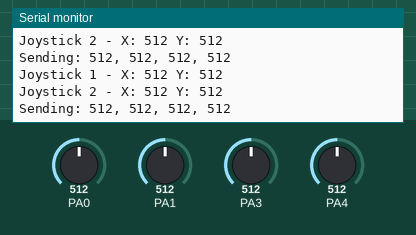
This sketch was run on a simulated STM32 Blue Pill. On the bench: the last lines printed to the serial monitor. The test bench sets the inputs (shaded band); at power-on: PA0 = 512, PA1 = 512, PA3 = 512, PA4 = 512. No radio packets arrive unless stated.

Above: at 1.2 s.
1.3 s: PA0 set to 716
At 2.26 s:
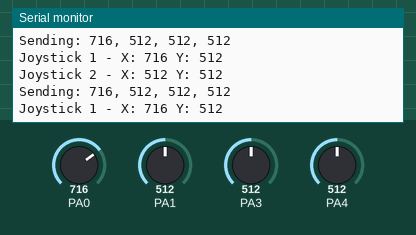
2.8 s: PA1 set to 716
At 2.88 s:
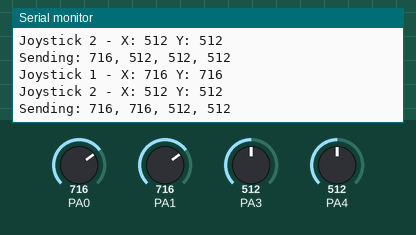
4.3 s: PA3 set to 716
At 4.31 s:
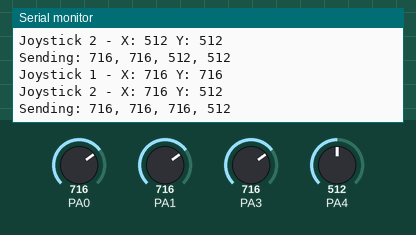
5.8 s: PA4 set to 716
At 5.85 s:
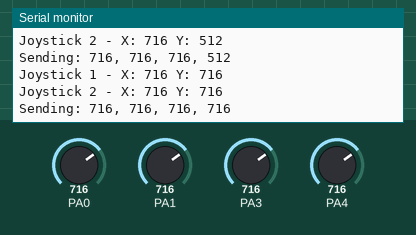
7.3 s: PA0 set to 992
At 7.39 s:
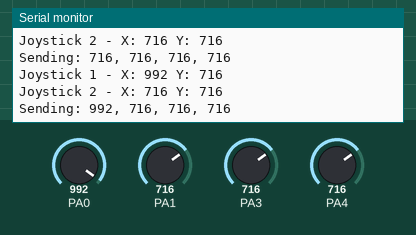
8.8 s: PA1 set to 992
At 8.82 s:
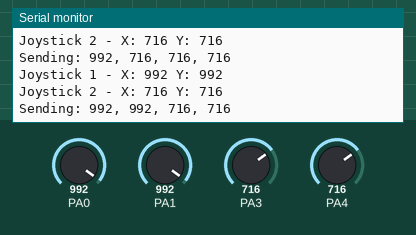
Timing chart, 0 to 11.3 s (numbered marks = the images above; inputs shaded):
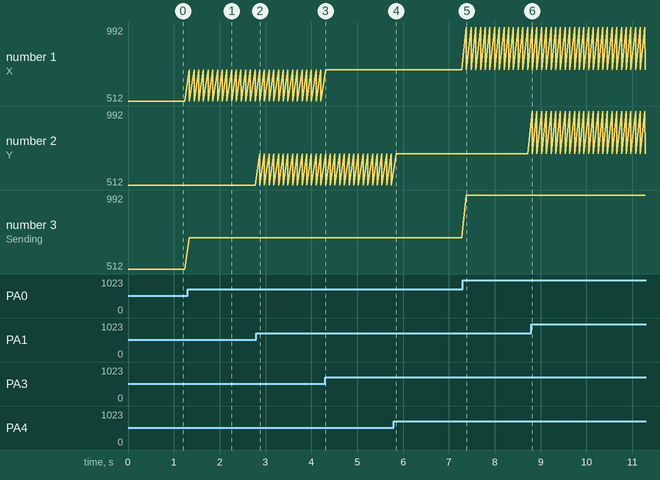

The sketch:

NRF_TRANSMITTER.ino
```cpp
#include <SPI.h>
#include <RF24.h>

// CE and CSN pin assignments
RF24 radio(7, 8); // CE, CSN pins

const byte address[6] = "00001";
int joy1X, joy1Y, joy2X, joy2Y;

void setup() {
  // Set up Serial Monitor for debugging
  Serial.begin(9600);

  // Set SPI pins
  pinMode(9, INPUT);   // MISO as input
  pinMode(10, OUTPUT); // MOSI as output
  pinMode(11, OUTPUT); // SCK as output

  SPI.begin(); // Initialize SPI communication
  radio.begin(); // Initialize nRF24L01
  radio.openWritingPipe(address); // Open writing pipe with a specific address
  radio.setPALevel(RF24_PA_MIN); // Set power level
  radio.stopListening(); // Set nRF24L01 as transmitter
}

void loop() {
  // Read joystick positions
  joy1X = analogRead(A0); // Joystick 1 X-axis
  joy1Y = analogRead(A1); // Joystick 1 Y-axis
  joy2X = analogRead(A3); // Joystick 2 X-axis
  joy2Y = analogRead(A4); // Joystick 2 Y-axis

  // Create an array with joystick data
  int joystickData[4] = {joy1X, joy1Y, joy2X, joy2Y};

  // Print the joystick coordinates to Serial Monitor
  Serial.print("Joystick 1 - X: "); Serial.print(joy1X);
  Serial.print(" Y: "); Serial.println(joy1Y);
  Serial.print("Joystick 2 - X: "); Serial.print(joy2X);
  Serial.print(" Y: "); Serial.println(joy2Y);

  // Print the data being sent
  Serial.print("Sending: ");
  for(int i = 0; i < 4; i++) {
    Serial.print(joystickData[i]);
    if(i < 3) Serial.print(", ");
  }
  Serial.println();

  // Send joystick data over nRF24L01
  radio.write(&joystickData, sizeof(joystickData));
  delay(100);
}
```

Measured:
- after the input at 1.3 s, the serial monitor: prints a new line at once (image 1)
- after the input at 2.8 s, the serial monitor: prints a new line after 0.07 s (image 2)
- after the input at 4.3 s, the serial monitor: prints a new line at once (image 3)
- after the input at 5.8 s, the serial monitor: prints a new line after 0.05 s (image 4)
- after the input at 7.3 s, the serial monitor: prints a new line after 0.08 s (image 5)
- after the input at 8.8 s, the serial monitor: prints a new line at once (image 6)
- plotted number 3: 512 → 716 after the input at 1.3 s, 716 → 992 after the input at 7.3 s
